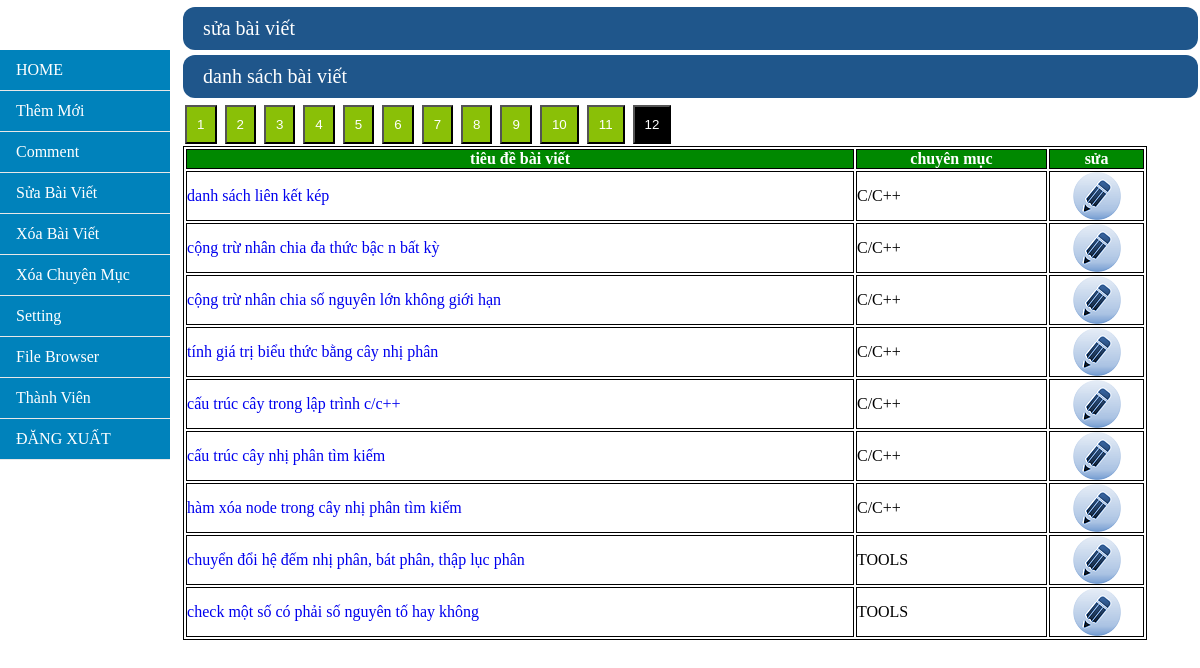
The page /admin/?frame=edit_baiviet (signed in) on the database its author committed.
### tables this page shows
CREATE TABLE IF NOT EXISTS `baiviet` (
  `idbv` int(10) unsigned NOT NULL,
  `subject` text,
  `content` longtext,
  `image_bv` varchar(255) DEFAULT NULL,
  `parent` int(10) unsigned NOT NULL,
  `date_add` date DEFAULT NULL,
  `views` int(11) DEFAULT '0',
  `author` int(11) NOT NULL DEFAULT '1',
  `des` longtext
);

CREATE TABLE IF NOT EXISTS `chuyenmuc` (
  `id` int(10) unsigned NOT NULL,
  `title` text,
  `image` varchar(255) DEFAULT NULL
);

### config.php (called while the page is built, shortened)
<?php
$servername = "localhost";
$username = "root";
$password = "";
$dbname = "laptrinh321";
$homeurl = "http://laptrinh321.dev:8080";
$conn = mysqli_connect($servername, $username, $password, $dbname);
mysqli_set_charset($conn,'utf8');
$sql="SELECT * FROM options";
$result=mysqli_query($conn,$sql);
$row=mysqli_fetch_assoc($result);
$maxpage=$row['maxpage'];
function rewrite($s)
{
	$a=array("á","à","ả","ã","ạ","Á","À","Ả","Ã","Ạ",
			 "ắ","ằ","ẳ","ẵ","ặ","Ắ","Ằ","Ẳ","Ẵ","Ặ","ă","Ă",
			 "ấ","ầ","ẩ","ẫ","ậ","Ấ","Ầ","Ẩ","Ẫ","Ậ","â","Â",
			 "đ","Đ","A","B","C","D","E","F","G","H","I","J","K","L","M","N","O","P","Q","R","S","T","U","V","W","X","Y","Z",
			 "é","è","ẻ","ẽ","ẹ","É","È","Ẻ","Ẽ","Ẹ",
			 "ế","ề","ể","ễ","ệ","Ế","Ề","Ể","Ễ","Ệ","ê","Ê",
			 "í","ì","ỉ","ĩ","ị","Í","Ì","Ỉ","Ĩ","Ị",
			 "ó","ò","ỏ","õ","ọ","Ó","Ò","Ỏ","Õ","Ọ",
			 "ố","ồ","ổ","ỗ","ộ","Ố","Ồ","Ổ","Ỗ","Ộ","ô","Ô",
			 "ớ","ờ","ở","ỡ","ợ","Ớ","Ờ","Ở","Ỡ","Ợ","ơ","Ơ",
			 "ú","ù","ủ","ũ","ụ","Ú","Ù","Ủ","Ũ","Ụ",
			 "ứ","ừ","ử","ữ","ự","Ứ","Ừ","Ử","Ữ","Ự","ư","Ư",
			 "ý","ỳ","ỷ","ỹ","ỵ","Ý","Ỳ","Ỷ","Ỹ","Ỵ",",","+","[","]","-",":","/",
			 "*","(",")","?","\"");
	$b=array("a","a","a","a","a","a","a","a","a","a",
		     "a","a","a","a","a","a","a","a","a","a","a","a",
		     "a","a","a","a","a","a","a","a","a","a","a","a",
		     "d","d","a","b","c","d","e","f","g","h","i","j","k","l","m","n","o","p","q","r","s","t","u","v","w","x","y","z",
		     "e","e","e","e","e","e","e","e","e","e",
		     "e","e","e","e","e","e","e","e","e","e","e","e",
		     "i","i","i","i","i","i","i","i","i","i",
		     "o","o","o","o","o","o","o","o","o","o",
		     "o","o","o","o","o","o","o","o","o","o","o","o",
		     "o","o","o","o","o","o","o","o","o","o","o","o",
		     "u","u","u","u","u","u","u","u","u","u",
		     "u","u","u","u","u","u","u","u","u","u","u","u",
		     "y","y","y","y","y","y","y","y","y","y","","","","","","","",
		     "","","","","");
	$s=str_replace($a,$b,$s);
	$s=str_replace(" ","-",$s);
	return $s;
}
?>

### admin/function/edit_baiviet.php (the view, shortened to what this page needs)
<div class="header">sửa bài viết</div>
<div class="header">danh sách bài viết</div>
<?php
$sql="SELECT * FROM baiviet";
$result = mysqli_query($conn,$sql);
$num=mysqli_num_rows($result);
$nump=(int)($num/$maxpage);
if(($nump*$maxpage)<$num) $nump++;
if(isset($_POST['page'])) $p=$_POST['page'];
else $p=$nump;
?>
<div class="listpage">
<?php for($i=1;$i<=$nump;$i++)
{
	if($i==$p)
	{?>
		<form action="" method="post" style="display:inline-block">
			<input style="background:#000;color:#fff" type="submit" name="page" value="<?php echo $i; ?>"/>
		</form>
	<?php
	}
	else
	{?>
		<form action="" method="post" style="display:inline-block">
			<input type="submit" name="page" value="<?php echo $i; ?>"/>
		</form>
<?php
	}
} ?>
</div>
<div class="list-baiviet">
<table>
	<tr>
		<th width="70%">tiêu đề bài viết</th>
		<th width="20%">chuyên mục</th>
		<th width="10%">sửa</th>
	</tr>
<?php
$sql="SELECT subject,idbv,title FROM baiviet LEFT JOIN chuyenmuc ON parent=id ORDER BY idbv ASC LIMIT ".($p-1)*$maxpage.",".$maxpage;
$result=mysqli_query($conn,$sql);
while($row=mysqli_fetch_assoc($result))
{
?>
<tr>
	<td><a href="<?php echo $homeurl; ?>/<?php echo $row['idbv']; ?>-<?php echo rewrite($row['subject']); ?>.html"><?php echo $row['subject']; ?></a></td>
	<td><?php echo $row['title']; ?></td>
	<td style="text-align:center"><a href="?frame=edit_baiviet&idbv=<?php echo $row['idbv']; ?>"><img src="css/images/edit.png"/></a></td>
</tr>
<?php
}
?>
</table>
</div>

### admin/css/style.css (style rules this page uses)
input[type="submit"] { margin:2px 2px 2px 2px; padding:10px 10px 10px 10px; color:#fff; background:#8AC007; }
* { text-decoration:none; margin:0; padding:0; }
.header { font-size:20px; padding:10px 10px 10px 20px; margin:5px 0px 5px 0px; color:#fff; background:#1F568B; border-radius:12px; }
.list-baiviet table { width:95%; border:1px solid black; }
.list-baiviet tr { border:1px solid black; }
.list-baiviet td { border:1px solid black; }
.list-baiviet th { border:1px solid black; background:#008800; color:#fff; }

### rows shown on the page
baiviet: subject "danh sách liên kết kép", chuyenmuc.title "C/C++"
baiviet: subject "cộng trừ nhân chia đa thức bậc n bất kỳ", chuyenmuc.title "C/C++"
baiviet: subject "cộng trừ nhân chia số nguyên lớn không giới hạn", chuyenmuc.title "C/C++"
baiviet: subject "tính giá trị biểu thức bằng cây nhị phân", chuyenmuc.title "C/C++"
baiviet: subject "cấu trúc cây trong lập trình c/c++", chuyenmuc.title "C/C++"
baiviet: subject "cấu trúc cây nhị phân tìm kiếm", chuyenmuc.title "C/C++"
baiviet: subject "hàm xóa node trong cây nhị phân tìm kiếm", chuyenmuc.title "C/C++"
baiviet: subject "chuyển đổi hệ đếm nhị phân, bát phân, thập lục phân", chuyenmuc.title "TOOLS"
baiviet: subject "check một số có phải số nguyên tố hay không", chuyenmuc.title "TOOLS"
